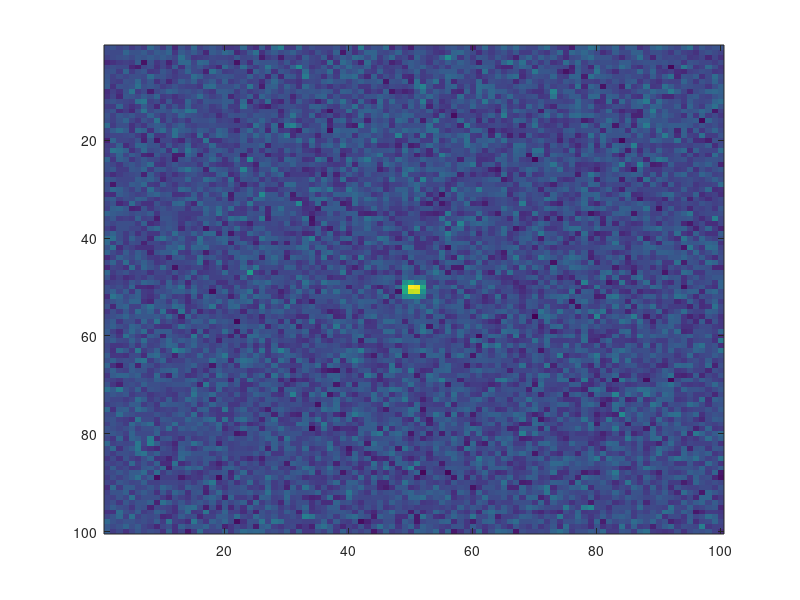

MATLAB code for this plot: (Note: this script raises an error after producing the figure.)
noise=poissrnd(150,100,100);
x=linspace(-100,100,100);
% y=linspace(-1,1,100);
[Y,X]=meshgrid(x,x);
sx=10;
sy=10;
gauss=5000.*(1/2/pi/5).*exp(-X.^2/10).*exp(-Y.^2/10);
figure;
imagesc(gauss+noise)
sim=gauss+noise;
bg=poissrnd(150,100,100);
[x,y]=gaussianMatchedFilter(sim,bg);